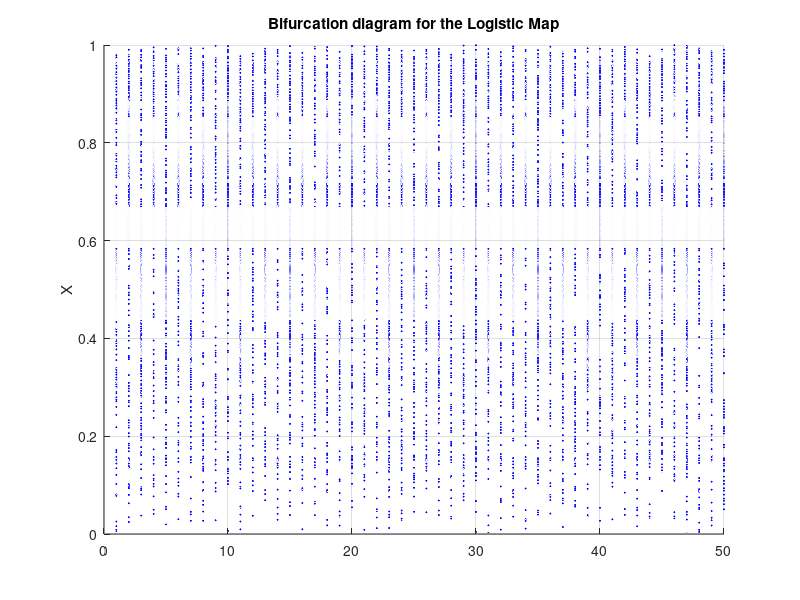

Source code (MATLAB):
function mat = Bifurcation(p_siz)

% Function bifurcation: plots 1D bifurcation figure

% Input: fun = some function @(x,para)
%        x0 = initial value of x
%        a0 = the start value of parameter a
%        a1 = the end value of parameter a
%         N = the number of intervals for parameter
%         L = the number of iterations for each initial pair of (x0,parameter a)
%        p_siz = the marker size, default 1

% Output: mat = bifucation matrix with size N by L
%               which stores a length L sequence 
%               for each pair of (x0,parameter a)

% Logistic Map
fun = @(x,r) r*x*(1-x); 
x0 = 0.2;
a0 = 2.4;
a1 = 4;

% Tent Map, use p_siz = 0.7
% fun = @(x,r) ((r*x).*(x < 0.5) + (r*(1 -x)).*(x >= 0.5));
% x0 = 0.2;
% a0 = 1;
% a1 = 2;


N = 750;
L = 50;

% default settings
if ~exist('p_siz','var')
    p_siz = 1;
end

% initialization
mat = zeros(N,L);
a = linspace(a0,a1,N);

% main loop
for i = 1:N
    ca = a(i); % pick one parameter value at each time
    for j = 1:L % generate a sequence with length L
        if j == 1 
            pre = x0; % assign initial value
            for k = 1:500 % throw out bad data
               nxt = fun(pre,ca); 
               pre = nxt;
            end
        end
        nxt = fun(pre,ca); % generate sequence
        mat(i,j) = nxt; % store in mat
        pre = nxt; % use latest value as the initial value for the next round
    end
end

% plot 
dcolor = [0,0,1]; % Marker color setting: blue        
[r,c] = meshgrid(1:L,a); % associated cooridate data 
surf(r,c,mat,'Marker','*','MarkerSize',p_siz,'FaceColor','None','MarkerEdgeColor', dcolor,'EdgeColor','None')
view([90,0,0]) % change camera direction
ylim([a0,a1]) % fit to data

% labeling 
% Remember to change the title for every plot
title('Bifurcation diagram for the Logistic Map')
% title('Bifurcation diagram for the Tent Map')

zlabel('X')
ylabel('r')

end

